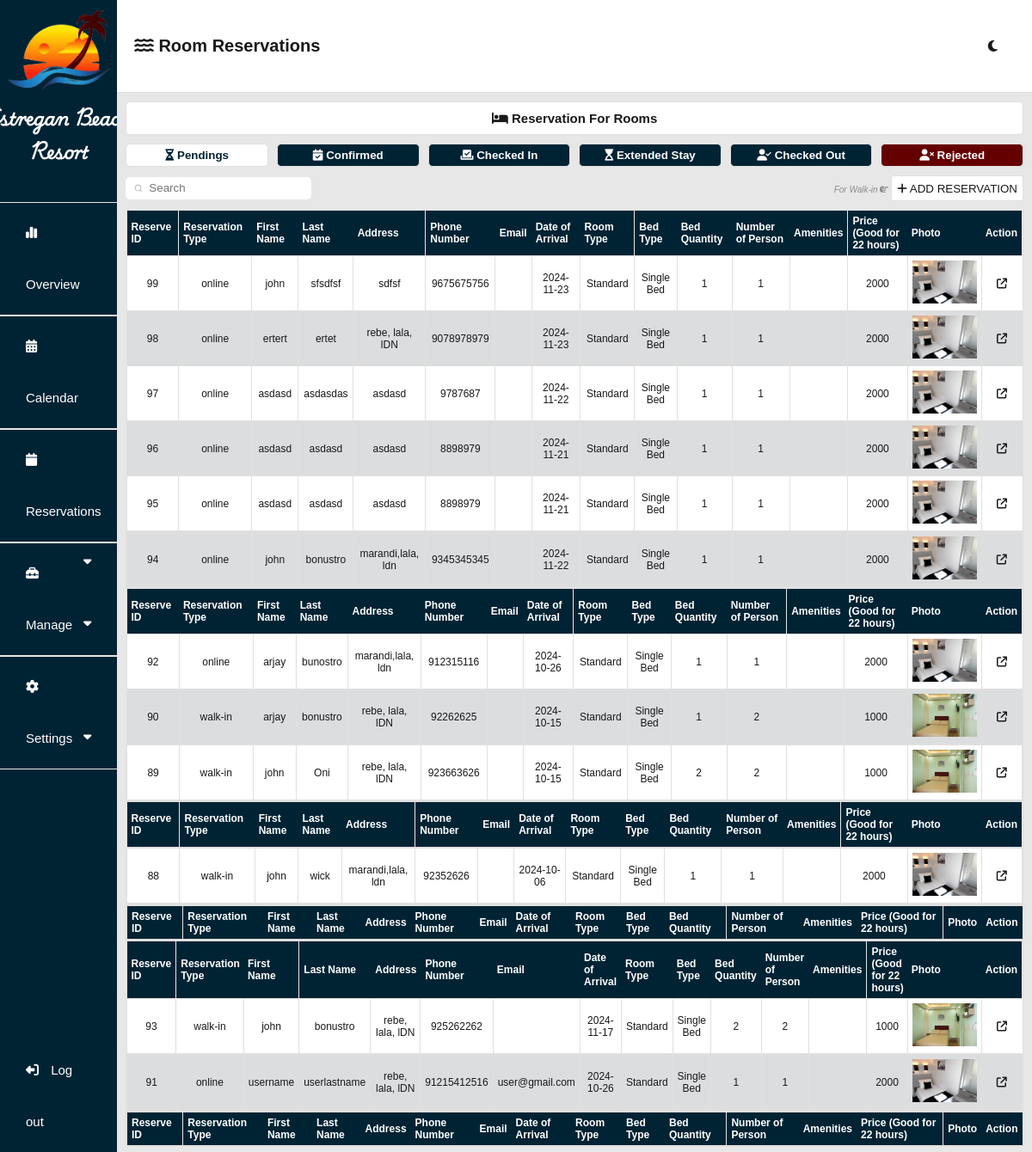
Screenshot of /admin/dashboardRoomReservation.php (signed in) with the database file from the repository.
### tables this page shows
CREATE TABLE `reserve_room_tbl` (
  `reserve_id` int(11) NOT NULL,
  `user_id` bigint(255) NOT NULL,
  `status` varchar(255) NOT NULL,
  `reservation_type` varchar(255) NOT NULL,
  `fname` varchar(255) NOT NULL,
  `mname` varchar(255) NOT NULL,
  `lname` varchar(255) NOT NULL,
  `address` varchar(255) NOT NULL,
  `phone_number` bigint(255) NOT NULL,
  `email` varchar(255) NOT NULL,
  `date_of_arrival` text NOT NULL,
  `time_of_arrival` time NOT NULL,
  `room_number` bigint(255) NOT NULL,
  `room_type` varchar(255) NOT NULL,
  `bed_type` varchar(255) NOT NULL,
  `bed_quantity` int(50) NOT NULL,
  `number_of_person` int(255) NOT NULL,
  `amenities` varchar(255) NOT NULL,
  `price` bigint(255) NOT NULL,
  `special_request` varchar(255) NOT NULL,
  `photo` varchar(255) NOT NULL,
  `reference_number` bigint(255) NOT NULL,
  `reservation_fee` bigint(255) NOT NULL,
  `extra_bed` int(255) NOT NULL,
  `extra_person` int(255) NOT NULL,
  `total_fee` bigint(255) NOT NULL,
  `extend_time` int(255) NOT NULL,
  `extend_price` bigint(255) NOT NULL,
  `additional_payment` bigint(255) NOT NULL,
  `time_out` time NOT NULL,
  `rejection_reason` text NOT NULL
);

### admin/reservationRoom.php (the view, shortened to what this page needs)
<?php
require 'db_connect.php';
?>
<div class="container">
    <div class="header-label">
        <label><i class="fa-solid fa-bed"></i> Reservation For Rooms</label>
    </div>
    <div class="buttons-container">
        <button onclick="showTable(0, 0)" id="pending-btn" class="pending-btn"><i
                class="fa-solid fa-hourglass-half"></i> Pendings</button>
        <button onclick="showTable(1, 1)" id="confirmed-btn"><i class="fa-regular fa-calendar-check"></i>
            Confirmed</button>
        <button onclick="showTable(2, 2)" id="checkedIn-btn"><i class="fa-solid fa-check-to-slot"></i> Checked
            In</button>
        <button onclick="showTable(3, 3)" id="extended-btn"><i class="fa-solid fa-hourglass-start"></i> Extended
            Stay</button>
        <button onclick="showTable(4, 4)" id="checkedOut-btn"><i class="fa-solid fa-user-check"></i> Checked
            Out</button>
        <button onclick="showTable(5, 5)" id="rejected-btn" class="rejected-btn"><i class="fa-solid fa-user-xmark"></i>
            Rejected</button>
    </div>
    <div class="under-buttons-container">
        <div class="group">
            <input type="search" id="search-input" class="search-input" placeholder="Search">
        </div>
        <div class="add-reservation">
            <label><em>For Walk-in <i class="fa-solid fa-hand-point-left fa-flip-horizontal"></i></em></label>
            <button name="add-reservation" onclick="window.location.href='add_reservation_room.php';">
                <i class="fa-solid fa-plus"></i> ADD RESERVATION
            </button>
        </div>
    </div>
    <?php
    function renderTable($con, $status)
    {
        $fetchdata = "SELECT * FROM reserve_room_tbl WHERE status='$status' ORDER BY reserve_id DESC";
        $result = mysqli_query($con, $fetchdata);
        echo '<form method="post" action=""  id="table-container-' . $status . '">';
        echo '<table><tr>
            <th>Reserve ID</th>
            <th>Reservation Type</th>
            <th>First Name</th>
            <th>Last Name</th>
            <th>Address</th>
            <th>Phone Number</th>
            <th>Email</th>
            <th>Date of Arrival</th>
            <th>Room Type</th>
            <th>Bed Type</th>
            <th>Bed Quantity</th>
            <th>Number of Person</th>
            <th>Amenities</th>
            <th>Price (Good for 22 hours)</th>
            <th>Photo</th>
            <th>Action</th>
        </tr>';
        while ($row = mysqli_fetch_assoc($result)) {
            echo '<tr>
                <td>' . $row['reserve_id'] . '</td>
                <td>' . $row['reservation_type'] . '</td>
                <td>' . $row['fname'] . '</td>
                <td>' . $row['lname'] . '</td>
                <td>' . $row['address'] . '</td>
                <td>' . $row['phone_number'] . '</td>
                <td class="email">' . $row['email'] . '</td>
                <td>' . $row['date_of_arrival'] . '</td>
                <td>' . $row['room_type'] . '</td>
                <td>' . $row['bed_type'] . '</td>
                <td>' . $row['bed_quantity'] . '</td>
                <td>' . $row['number_of_person'] . '</td>
                <td>' . $row['amenities'] . '</td>
                <td>' . $row['price'] . '</td>
                <td class="table-image-container"><img class="reservation-image" onclick="openFullScreen()" src="' . $row['photo'] . '"></td>
                <td class="edit-btn" ><a href="room_' . $status . '.php?manage_id=' . $row['reserve_id'] . '"><i class="fa-solid fa-arrow-up-right-from-square"></i></a></td>
            </tr>';
        }
        echo '</table></form>';
    }
    renderTable($con, 'pending');
    renderTable($con, 'confirmed');
    renderTable($con, 'checkedIn');
    renderTable($con, 'checkedOut');
    ?>
</div>

### admin/css/header.css (style rules this page uses)
* { margin: 0; font-family: 'Trebuchet MS', 'Lucida Sans Unicode', 'Lucida Grande', 'Lucida Sans', Arial, sans-serif; box-sizing: none; }
button { cursor: pointer; }

### admin/css/main.css (style rules this page uses)
* { margin: 0; font-family: 'Trebuchet MS', 'Lucida Sans Unicode', 'Lucida Grande', 'Lucida Sans', Arial, sans-serif; }
body { background-color: var(--first-color2); }
button { cursor: pointer; }
a { cursor: pointer; }
:root { --first-color: white; --first-color2: #E7E7E7; --second-color: #EAE2B7; --fourth-color: #F77F00; --seventh-color: #18191A; --seventh-color2: #e0e0e0; --seventh-color3: #e0e0e0; --select-color: #F77F00; --select-color2: #cd6a00; --booknow-text: #ffffff; --booknow-text2: #242526; --booknow-border: #F77F00; --reservation-titleborder: #18191A; --box-shadow: #b4b4b4; --after-input: #effaff; --water-border: #EAE2B7; --water-color: #0d2cc5; --pure-white: white; --third-color: #FCBF49; --fifth-color: #D62828; --sixth-color: #00527e; --seventh-color4: #757575; --eight-color: #002334; --eight-color2: #001824; --reservation-title: #18191A; --reservation-text: white; --gray-button: rgba(220, 220, 220, 0.849); font-size: 62.5%; --tdeven-color: #0023340c; --proceed-color: white; --proceed-bgcolor: #00527e; --cancel-color: white; --cancel-bgcolor: #D62828; --fixed-color: #effaff; --graph-title-color: #777; --legend-text-color: #777; --tooltip-bg-color: #333333; --tooltip-title-color: #ffffff; --tooltip-body-color: #ffffff; --axis-title-color: #777; --axis-ticks-color: #777; }

### admin/css/dashboard.css (style rules this page uses)
.container { margin: 10px; }
.header-label { background-color: var(--first-color); display: flex; justify-content: center; align-items: center; padding: 10px; margin-bottom: 10px; border-radius: 5px; border: 1px solid var(--seventh-color3); }
.header-label label { font-weight: bold; font-size: 1.5rem; color: var(--seventh-color); }
.buttons-container { margin-bottom: 10px; display: flex; gap: 10px; }
.buttons-container button { padding-top: 5px; padding-bottom: 5px; border-radius: 5px; border: 1px solid var(--seventh-color3); font-weight: bold; width: 100%; background-color: #002334; color: var(--pure-white); cursor: pointer; }
.buttons-container .rejected-btn { background-color: #650000; color: white; }
.buttons-container .pending-btn { background-color: white; color: #002334; }
.under-buttons-container { display: flex; justify-content: space-between; align-items: center; margin-bottom: 10px; }
.group { display: flex; align-items: center; position: relative; max-width: 250px; }
.search-input { width: 100%; line-height: 22px; padding: 0 1rem; padding-left: 2.5rem; border: 2px solid transparent; border-radius: 5px; outline: none; background-color: var(--first-color); color: #0d0c22; transition: .3s ease; }
.icon { position: absolute; left: 1rem; fill: #9e9ea7; width: 1rem; height: 1rem; }
.add-reservation button { background-color: var(--first-color); color: var(--seventh-color); border: 1px solid var(--seventh-color3); border-radius: 3px; height: 30px; }
.add-reservation label { color: #8b8b8b; }
.edit-btn a { color: var(--seventh-color); }
.email { text-transform: none; }
table { border-collapse: collapse; width: 100%; overflow-y: scroll; font-size: 1.2rem; border: 1px solid var(--seventh-color3); }
table th { text-align: start; height: 5px; padding: 5px; background-color: var(--eight-color); color: var(--pure-white); top: 0; position: -webkit-sticky; position: sticky; }
table td { text-align: center; padding: 5px; border: 1px solid var(--first-color2); background-color: var(--first-color); color: var(--seventh-color); border: 1px solid var(--seventh-color3); }
tbody tr:nth-of-type(odd) td { background-color: var(--tdeven-color); }
tbody tr:last-of-type { border: 2px solid var(--seventh-color3); }
table img { height: 50px; width: auto; }

### rows the page displays
reserve_room_tbl: reserve_id "99", reservation_type "online", fname "john", lname "sfsdfsf", address "sdfsf", phone_number "9675675756", date_of_arrival "2024-11-23", room_type "Standard", bed_type "Single Bed", bed_quantity "1", number_of_person "1", price "2000", photo (picture)
reserve_room_tbl: reserve_id "98", reservation_type "online", fname "ertert", lname "ertet", address "rebe, lala, lDN", phone_number "9078978979", date_of_arrival "2024-11-23", room_type "Standard", bed_type "Single Bed", bed_quantity "1", number_of_person "1", price "2000", photo (picture)
reserve_room_tbl: reserve_id "97", reservation_type "online", fname "asdasd", lname "asdasdas", address "asdasd", phone_number "9787687", date_of_arrival "2024-11-22", room_type "Standard", bed_type "Single Bed", bed_quantity "1", number_of_person "1", price "2000", photo (picture)
reserve_room_tbl: reserve_id "96", reservation_type "online", fname "asdasd", lname "asdasd", address "asdasd", phone_number "8898979", date_of_arrival "2024-11-21", room_type "Standard", bed_type "Single Bed", bed_quantity "1", number_of_person "1", price "2000", photo (picture)
reserve_room_tbl: reserve_id "95", reservation_type "online", fname "asdasd", lname "asdasd", address "asdasd", phone_number "8898979", date_of_arrival "2024-11-21", room_type "Standard", bed_type "Single Bed", bed_quantity "1", number_of_person "1", price "2000", photo (picture)
reserve_room_tbl: reserve_id "94", reservation_type "online", fname "john", lname "bonustro", address "marandi,lala, ldn", phone_number "9345345345", date_of_arrival "2024-11-22", room_type "Standard", bed_type "Single Bed", bed_quantity "1", number_of_person "1", price "2000", photo (picture)
reserve_room_tbl: reserve_id "92", reservation_type "online", fname "arjay", lname "bunostro", address "marandi,lala, ldn", phone_number "912315116", date_of_arrival "2024-10-26", room_type "Standard", bed_type "Single Bed", bed_quantity "1", number_of_person "1", price "2000", photo (picture)
reserve_room_tbl: reserve_id "90", reservation_type "walk-in", fname "arjay", lname "bonustro", address "rebe, lala, lDN", phone_number "92262625", date_of_arrival "2024-10-15", room_type "Standard", bed_type "Single Bed", bed_quantity "1", number_of_person "2", price "1000", photo (picture)
reserve_room_tbl: reserve_id "89", reservation_type "walk-in", fname "john", lname "Oni", address "rebe, lala, lDN", phone_number "923663626", date_of_arrival "2024-10-15", room_type "Standard", bed_type "Single Bed", bed_quantity "2", number_of_person "2", price "1000", photo (picture)
reserve_room_tbl: reserve_id "88", reservation_type "walk-in", fname "john", lname "wick", address "marandi,lala, ldn", phone_number "92352626", date_of_arrival "2024-10-06", room_type "Standard", bed_type "Single Bed", bed_quantity "1", number_of_person "1", price "2000", photo (picture)
reserve_room_tbl: reserve_id "93", reservation_type "walk-in", fname "john", lname "bonustro", address "rebe, lala, lDN", phone_number "925262262", date_of_arrival "2024-11-17", room_type "Standard", bed_type "Single Bed", bed_quantity "2", number_of_person "2", price "1000", photo (picture)
reserve_room_tbl: reserve_id "91", reservation_type "online", fname "username", lname "userlastname", address "rebe, lala, lDN", phone_number "91215412516", email "user@gmail.com", date_of_arrival "2024-10-26", room_type "Standard", bed_type "Single Bed", bed_quantity "1", number_of_person "1", price "2000", photo (picture)
